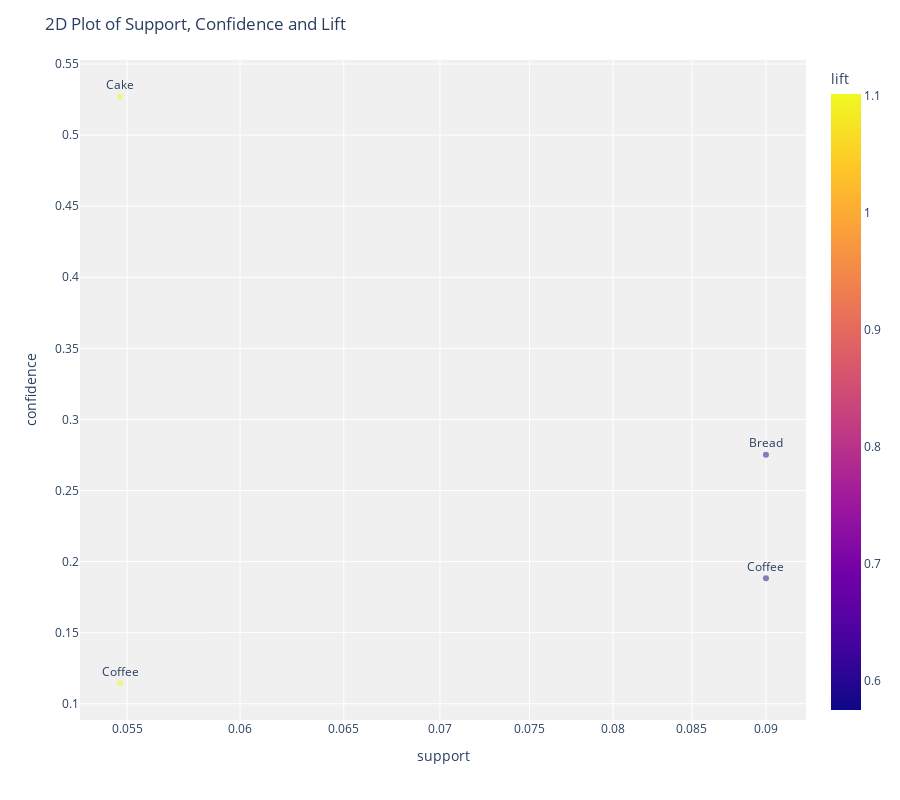

Notebook source saved alongside this figure:
### Code cell
plot_model(Association_rules_2)

### Figure 1 — Plotly figure (JSON) as saved in the notebook; plotly's stock layout.template omitted (floating-point values rounded to 4 significant figures)
{"data": [{"customdata": [[["Cake"], ["Coffee"]], [["Coffee"], ["Cake"]], [["Bread"], ["Coffee"]], [["Coffee"], ["Bread"]]], "hovertemplate": "support=%{x}<br>confidence=%{y}<br>antecedents_short=%{text}<br>antecedents=%{customdata[0]}<br>consequents=%{customdata[1]}<br>lift=%{marker.color}<extra></extra>", "legendgroup": "", "marker": {"color": [1.101, 1.101, 0.5751, 0.5751], "coloraxis": "coloraxis", "opacity": 0.5, "symbol": "circle"}, "mode": "markers+text", "name": "", "orientation": "v", "showlegend": false, "text": [["Cake"], ["Coffee"], ["Bread"], ["Coffee"]], "x": [0.0547, 0.0547, 0.09, 0.09], "xaxis": "x", "y": [0.527, 0.1144, 0.2751, 0.1882], "yaxis": "y", "type": "scatter", "textposition": "top center"}], "layout": {"xaxis": {"anchor": "y", "domain": [0, 1], "title": {"text": "support"}, "type": "log"}, "yaxis": {"anchor": "x", "domain": [0, 1], "title": {"text": "confidence"}}, "coloraxis": {"colorbar": {"title": {"text": "lift"}}, "colorscale": [[0, "#0d0887"], [0.1111, "#46039f"], [0.2222, "#7201a8"], [0.3333, "#9c179e"], [0.4444, "#bd3786"], [0.5556, "#d8576b"], [0.6667, "#ed7953"], [0.7778, "#fb9f3a"], [0.8889, "#fdca26"], [1, "#f0f921"]]}, "legend": {"tracegroupgap": 0}, "margin": {"t": 60}, "plot_bgcolor": "rgb(240,240,240)", "title": {"text": "2D Plot of Support, Confidence and Lift"}, "height": 800}}
